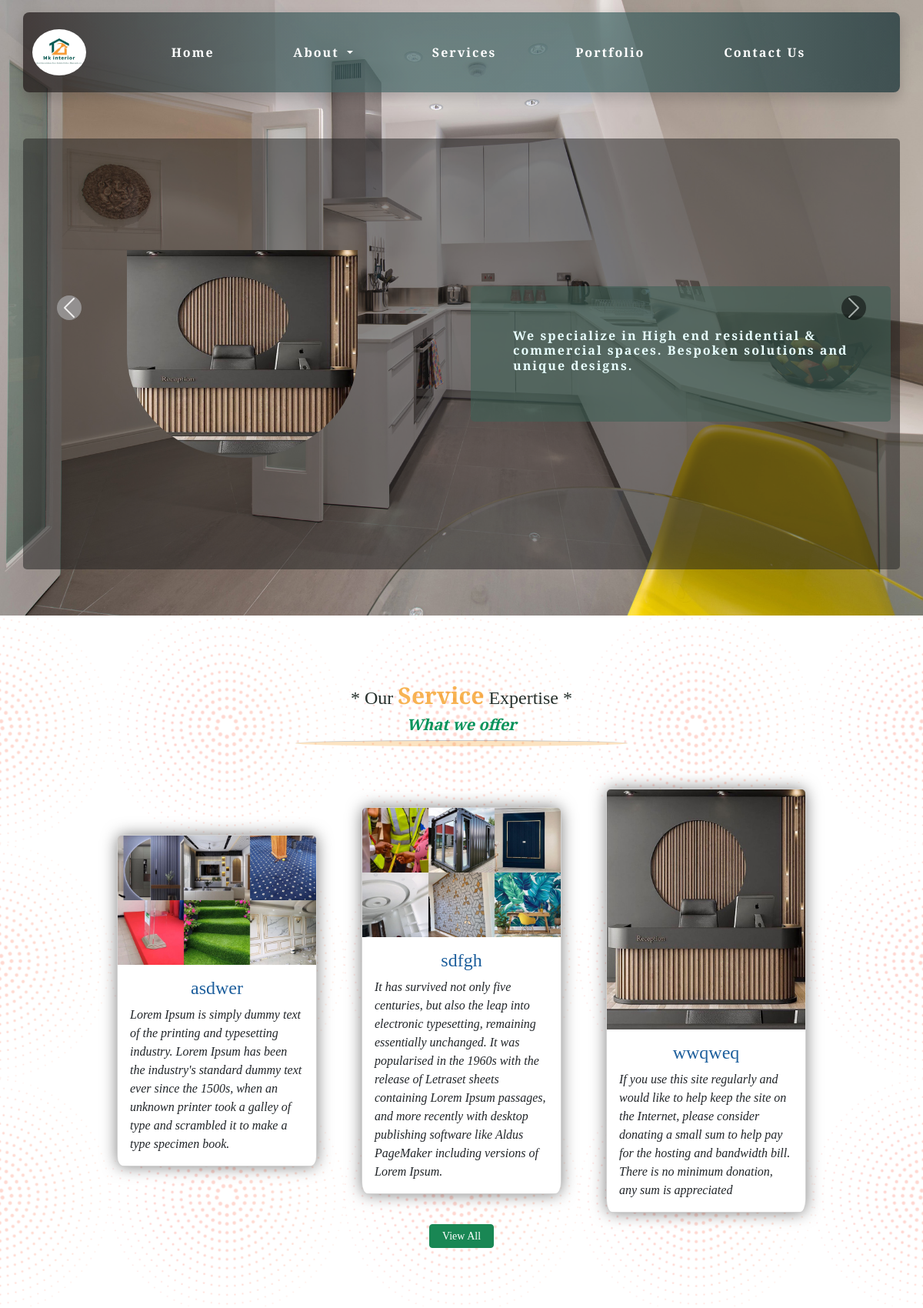
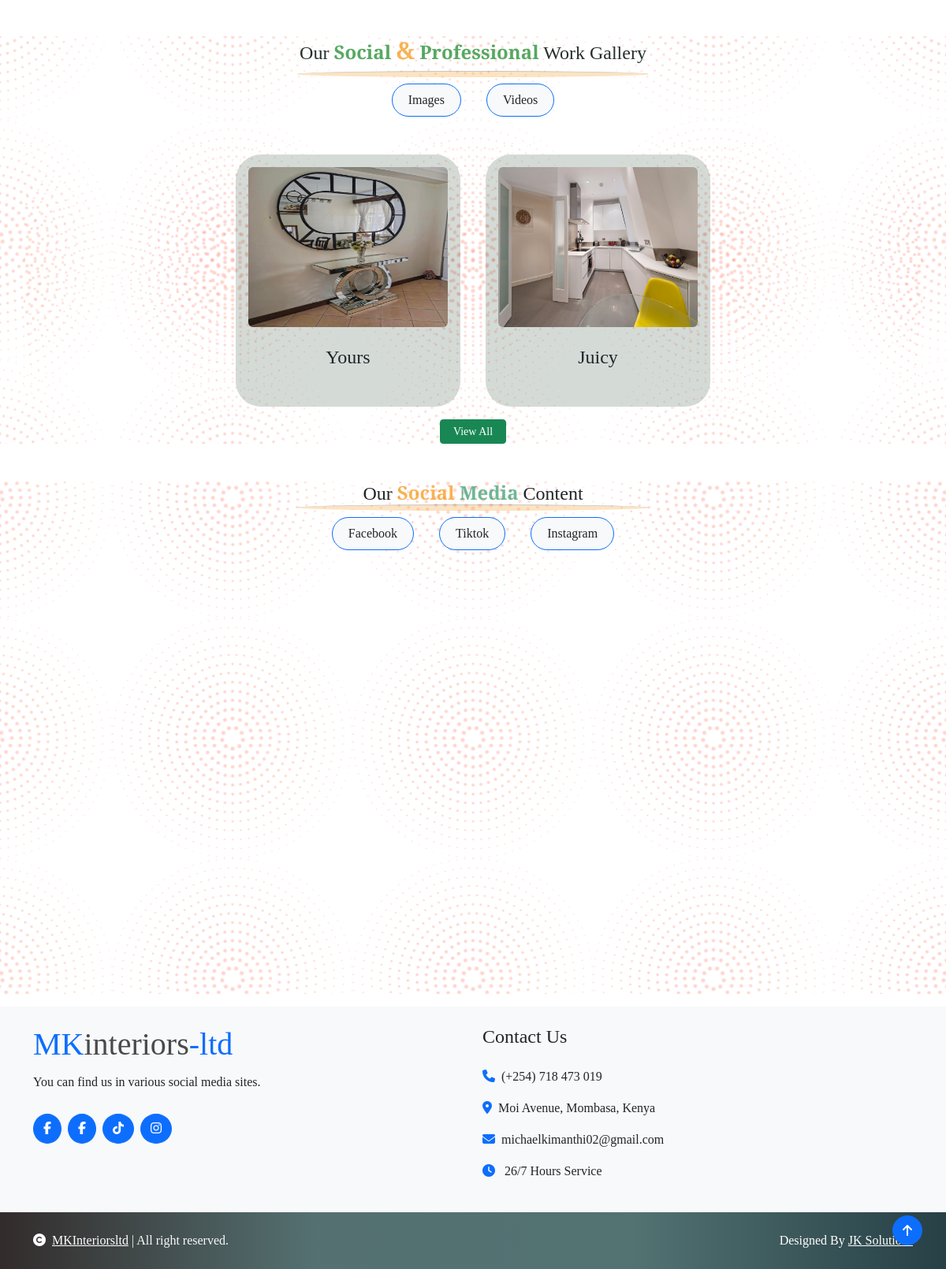
Screenshot of /?page=2 with the database file from the repository (2 pictures, top to bottom).
### Start/models.py (models this page shows, shortened)
class Service(models.Model):
    name = models.CharField(max_length=200)
    description = models.TextField()
    image = models.ImageField(upload_to='images_uploaded')
    class Meta:
        verbose_name_plural = 'Service'

class ImagesWork(models.Model):
    name = models.CharField(max_length=200)
    image = models.ImageField(upload_to='images_uploaded')
    class Meta:
        verbose_name_plural = 'Image work'

### Start/views.py (the view)
# urls.py: path('', Home, name='home'),
def Home(request):
    work = ImagesWork.objects.all()
    video_work = VideosWork.objects.all()
    service = Service.objects.all()
    hero_images = HeroSection.objects.all()
    page = Paginator(service, 3)
    page_list = request.GET.get('page')
    page = page.get_page(page_list)
    work_page = Paginator(work, 3)
    work_page_list = request.GET.get('page')
    work_page = work_page.get_page(work_page_list)
    video_page = Paginator(video_work, 3)
    video_page_list = request.GET.get('page')
    video_page = video_page.get_page(video_page_list)
    context = {
        'hero_images': hero_images,
        'page': page,
        'work_page': work_page,
        'video_page': video_page,
    }
    return render(request, 'mainpages/home.html', context )

### templates/mainpages/home.html (shortened to what this page needs)
{% extends 'base.html' %}
{% load static %}
{% block content %}
  <section class="serv" id="services" style="background-image: url(media/images/bbg.png); background-position:center;  background-repeat: repeat;">
    <div class="row d-flex services shadow-3 align-items-center my-3">
      <div class="col-xl-12 col-lg-12">
          <div class="section-header text-center">
            <h4 style="color: rgb(38, 48, 44);">* Our <span style="color:  rgba(244, 147, 12, 0.7); font-weight:bold; font-size:30px;">Service</span> Expertise *</h4>
            <h5 style="color: rgb(6, 147, 91); font-style:oblique; font-weight:bold;">What we offer</h5>
            <hr>
          </div>
          <div class="d-flex gap-5 flex-wrap justify-content-center align-items-center">
            {% for service in page.object_list %}
            <div class="col-lg-3 col-md-4 col-sm-6">
              <div class="card c-body">
                <img src="{{service.image.url}}" class="card-img-top" alt="...">
                <div class="card-body">
                  <h4 class="card-title text-center" style="color:#1c5e9c;">{{service.name}}</h4>
                  <p class="card-text" style="font-style:oblique;">{{service.description}}</p>
                </div>
              </div>
            </div>
            {% endfor %}
          </div>
          <div class="row">
            <div class="col-lg-12 d-flex flex-column  justify-content-center align-items-center">
              <a class="btn btn-success btn-sm px-3 mx-3" href="{% url 'services' %}">View All</a>
            </div>
          </div>
      </div>
    </div>
  </section>
  <div class="container-fluid event py-6 my-5" id="portfolio" style="font-family: 'Young Serif', serif; background-image: url(media/images/bbg.png); background-position:center;  background-repeat: repeat;">
    <div class="container">
        <div class="text-center" >
          <h4 style="color: rgb(38, 48, 44);">Our <span style="color:  rgba(14, 132, 32, 0.7); font-weight:bold;">Social</span> <span style="color:  rgba(244, 147, 12, 0.7); font-weight:bold; font-size:30px;">&</span> <span style="color:  rgba(14, 132, 32, 0.7); font-weight:bold;">Professional</span> Work Gallery</h4>
          <hr>
        </div>
        <div class="tab-class text-center">
            <ul class="nav nav-pills d-inline-flex justify-content-center mb-5">
                <li class="nav-item p-2">
                    <a class="d-flex btn mx-2 py-2 border border-primary bg-light rounded-pill active" data-bs-toggle="pill" href="#tab-1">
                        <span class="text-dark px-2">Images</span>
                    </a>
                </li>
                <li class="nav-item p-2">
                    <a class="d-flex btn mx-2 py-2 border border-primary bg-light rounded-pill" data-bs-toggle="pill" href="#tab-3">
                        <span class="text-dark px-2">Videos</span>
                    </a>
                </li>
            </ul>
            <div class="tab-content">
                <div id="tab-1" class="tab-pane fade show p-0 active">
                    <div class="row g-4 align-items-center" style="background-image: url(media/images/bbg.png); background-position:center;  background-repeat: repeat;">
                        <div class="col-lg-12">
                            <div class="row g-4 align-items-center justify-content-center">
                              {% for work in work_page.object_list %}
                                <div class="col-sm-6 col-md-4 col-lg-3 m-3 p-3 rounded-5 work-container shadow-3">
                                    <div class="event-img position-relative">
                                        <img class="img-fluid rounded w-100 work-image" src="{{work.image.url}}" alt="Image not available" >
                                        <div class="event-overlay d-flex flex-column p-4">
                                            <h4 class="text-center">{{work.name}}</h4>
                                        </div>
                                    </div>
                                </div>
                                {% endfor %}
                            </div>
                        </div>
                    </div>
                </div>
            </div>
        </div>
        <div class="row">
          <div class="col-lg-12 d-flex flex-column  justify-content-center align-items-center">
            <a class="btn btn-success btn-sm px-3 mx-3" href="{% url 'portfolio' %}">View All</a>
          </div>
        </div>
    </div>
  </div>
  <div class="container-fluid event py-6 mt-5 mb-0" id="socialmedia" style="font-family: 'Young Serif', serif; background-image: url(media/images/bbg.png); background-position:center;  background-repeat: repeat;">
    <div class="container">
        <div class="text-center">
            <h4 class="mb-0">Our <span style="color:  rgba(244, 147, 12, 0.7); font-weight:bold;">Social </span> <span style="color:  rgba(47, 152, 108, 0.7); font-weight:bold;">Media</span> Content</h4>
            <hr>
        </div>
        <div class="tab-class text-center">
            <ul class="nav nav-pills d-inline-flex justify-content-center mb-5">
                <li class="nav-item p-2">
                    <a class="d-flex btn mx-2 py-2 border border-primary bg-light rounded-pill active" data-bs-toggle="pill" href="#ab-1">
                        <span class="text-dark px-2" >Facebook</span>
                    </a>
                </li>
                <li class="nav-item p-2">
                    <a class="d-flex btn py-2 mx-2 border border-primary bg-light rounded-pill" data-bs-toggle="pill" href="#ab-2">
                        <span class="text-dark px-2">Tiktok</span>
                    </a>
                </li>
                <li class="nav-item p-2">
                    <a class="d-flex btn mx-2 py-2 border border-primary bg-light rounded-pill" data-bs-toggle="pill" href="#ab-3">
                        <span class="text-dark px-2">Instagram</span>
                    </a>
                </li>
            </ul>
            <div class="tab-content">
                <div id="ab-1" class="tab-pane fade show p-0 active">
                    <div class="row g-4">
                        <div class="col-lg-12">
                            <div class="row gap-5 justify-content-center align-items-center">
                                <div class="col-md-6 col-lg-4" >
                                    <div class="event-img position-relative">
                                      <iframe src="https://www.facebook.com/plugins/page.php?href=https%3A%2F%2Fwww.facebook.com%2Fprofile.php%3Fid%3D61556198125523&tabs=timeline&width=300&height=500&small_header=true&adapt_container_width=true&hide_cover=false&show_facepile=true&appId" width="300" height="500" style="border:none;overflow:hidden" scrolling="no" frameborder="0" allowfullscreen="true" allow="autoplay; clipboard-write; encrypted-media; picture-in-picture; web-share"></iframe>
                                    </div>
                                </div>
                                <div class="col-md-6 col-lg-4" >
                                    <div class="event-img position-relative">
                                      <iframe src="https://www.facebook.com/plugins/page.php?href=https%3A%2F%2Fwww.facebook.com%2FEng.Mike&tabs=timeline&width=300&height=500&small_header=true&adapt_container_width=true&hide_cover=false&show_facepile=true&appId" width="300" height="500" style="border:none;overflow:hidden" scrolling="no" frameborder="0" allowfullscreen="true" allow="autoplay; clipboard-write; encrypted-media; picture-in-picture; web-share"></iframe>
                                    </div>
                                </div>
                            </div>
                        </div>
                    </div>
                </div>
                    </div>
                </div>
            </div>
        </div>
{% endblock %}

### static/css/style.css (style rules this page uses)
.serv { padding:60px ; font-family: 'Young Serif', serif; }
.card { border-radius: 3%; box-shadow: 0 0 20px rgba(0, 0, 0, 0.5); transition: transform 0.8s ease, background-color 0.5s ease, box-shadow 0.5s ease; margin: 15px 5px 15px 5px; }
.card-title { text-align: center; color: rgb(13, 37, 34); }
.section-header { padding-top :10px; padding-bottom :10px; margin-bottom: 30px; }
.work-container { background-color: rgba(44, 78, 59, 0.2); transition: transform 0.8s ease; }
.work-image { width: 80%; height: calc(0.5625 * 30vw); max-width:300px; min-width:100px; }
hr { margin: auto; width:40%; height:8px; background-color: rgb(244, 147, 12); border-radius:50%; }

### templates/base.html (style rules this page uses)
.serv { padding:60px ; font-family: 'Young Serif', serif; }
.card { border-radius: 3%; box-shadow: 0 0 20px rgba(0, 0, 0, 0.5); transition: transform 0.8s ease, background-color 0.5s ease, box-shadow 0.5s ease; margin: 15px 5px 15px 5px; }
.card-title { text-align: center; color: rgb(13, 37, 34); }
.section-header { padding-top :10px; padding-bottom :10px; margin-bottom: 30px; }
.work-container { background-color: rgba(44, 78, 59, 0.2); transition: transform 0.8s ease; }
.work-image { width: 80%; height: calc(0.5625 * 30vw); max-width:300px; min-width:100px; }
hr { margin: auto; width:40%; height:8px; background-color: rgb(244, 147, 12); border-radius:50%; }

### rows the page displays
Service: image (picture), name "asdwer", description "Lorem Ipsum is simply dummy text of the printing and typesetting industry. Lorem Ipsum has been the industry's standard dummy text ever since the 1500s, when an unknown printer took a galley of type and scrambled it to make a type specimen book."
Service: image (picture), name "sdfgh", description "It has survived not only five centuries, but also the leap into electronic typesetting, remaining essentially unchanged. It was popularised in the 1960s with the release of Letraset sheets containing Lorem Ipsum passages, and more recently with desktop publishing software like Aldus PageMaker including versions of Lorem Ipsum."
Service: image (picture), name "wwqweq", description "If you use this site regularly and would like to help keep the site on the Internet, please consider donating a small sum to help pay for the hosting and bandwidth bill. There is no minimum donation, any sum is appreciated"
ImagesWork: image (picture), name "Yours"
ImagesWork: image (picture), name "Juicy"
